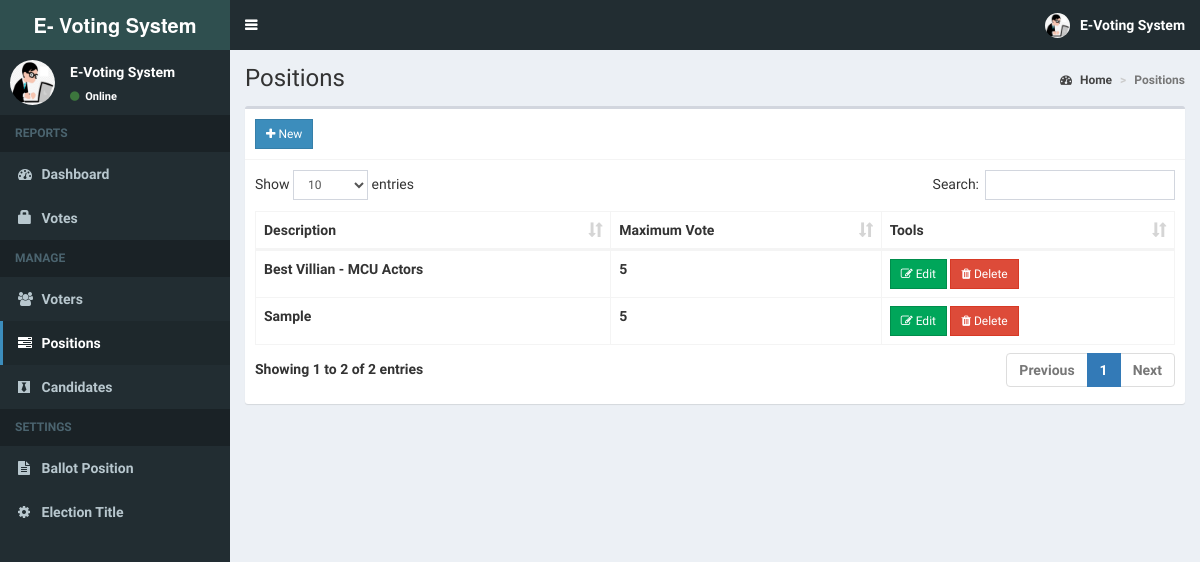
Page /admin/positions.php (signed in) on the committed database.
### tables this page shows
CREATE TABLE IF NOT EXISTS `positions` (
`id` int(11) NOT NULL,
  `description` varchar(50) NOT NULL,
  `max_vote` int(11) NOT NULL,
  `priority` int(11) NOT NULL
);

### admin/includes/session.php (called while the page is built, shortened)
<?php
	include 'includes/conn.php';
	$sql = "SELECT * FROM admin WHERE id = '".$_SESSION['admin']."'";
	$query = $conn->query($sql);
	$user = $query->fetch_assoc();
?>

### admin/positions.php (the view, shortened to what this page needs)
<?php include 'includes/session.php'; ?>
<?php include 'includes/header.php'; ?>
<body class="hold-transition skin-blue sidebar-mini">
<div class="wrapper">
  <?php include 'includes/navbar.php'; ?>
  <?php include 'includes/menubar.php'; ?>
  <div class="content-wrapper">
    <section class="content-header">
      <h1>
        Positions
      </h1>
      <ol class="breadcrumb">
        <li><a href="#"><i class="fa fa-dashboard"></i> Home</a></li>
        <li class="active">Positions</li>
      </ol>
    </section>
    <section class="content">
      <div class="row">
        <div class="col-xs-12">
          <div class="box">
            <div class="box-header with-border">
              <a href="#addnew" data-toggle="modal" class="btn btn-primary btn-sm btn-flat"><i class="fa fa-plus"></i> New</a>
            </div>
            <div class="box-body">
              <table id="example1" class="table table-bordered">
                <thead>
                  <th>Description</th>
                  <th>Maximum Vote</th>
                  <th>Tools</th>
                </thead>
                <tbody>
                  <?php
                    $sql = "SELECT * FROM positions ORDER BY priority ASC";
                    $query = $conn->query($sql);
                    while($row = $query->fetch_assoc()){
                      echo "
                        <tr>
                          <td class='hidden'></td>
                          <td>".$row['description']."</td>
                          <td>".$row['max_vote']."</td>
                          <td>
                            <button class='btn btn-success btn-sm edit btn-flat' data-id='".$row['id']."'><i class='fa fa-edit'></i> Edit</button>
                            <button class='btn btn-danger btn-sm delete btn-flat' data-id='".$row['id']."'><i class='fa fa-trash'></i> Delete</button>
                          </td>
                        </tr>
                      ";
                    }
                  ?>
                </tbody>
              </table>
            </div>
          </div>
        </div>
      </div>
    </section>
  </div>
</div>
</body>
</html>

### admin/includes/navbar.php (shortened to what this page needs)
<header class="main-header">
  <a href="home.php" class="logo">
    <span class="logo-lg"><b>E- Voting System </span>
  </a>
  <nav class="navbar navbar-static-top">
    <a href="#" class="sidebar-toggle" data-toggle="push-menu" role="button">
    </a>
    <div class="navbar-custom-menu">
      <ul class="nav navbar-nav">
        <li class="dropdown user user-menu">
          <a href="#" class="dropdown-toggle" data-toggle="dropdown">
            <img src="<?php echo (!empty($user['photo'])) ? '../images/'.$user['photo'] : '../images/profile.jpg'; ?>" class="user-image" alt="User Image">
            <span class="hidden-xs"><?php echo $user['firstname'].' '.$user['lastname']; ?></span>
          </a>
        </li>
      </ul>
    </div>
  </nav>
</header>

### admin/includes/menubar.php (shortened to what this page needs)
<aside class="main-sidebar">
  <section class="sidebar">
    <div class="user-panel">
      <div class="pull-left image">
        <img src="<?php echo (!empty($user['photo'])) ? '../images/'.$user['photo'] : '../images/profile.jpg'; ?>" class="img-circle" alt="User Image">
      </div>
      <div class="pull-left info">
        <p><?php echo $user['firstname'].' '.$user['lastname']; ?></p>
        <a><i class="fa fa-circle text-success"></i> Online</a>
      </div>
    </div>
    <ul class="sidebar-menu" data-widget="tree">
      <li class="header">REPORTS</li>
      <li class=""><a href="home.php"><i class="fa fa-dashboard"></i> <span>Dashboard</span></a></li>
      <li class=""><a href="votes.php"><span class="glyphicon glyphicon-lock"></span> <span>Votes</span></a></li>
      <li class="header">MANAGE</li>
      <li class=""><a href="voters.php"><i class="fa fa-users"></i> <span>Voters</span></a></li>
      <li class=""><a href="positions.php"><i class="fa fa-tasks"></i> <span>Positions</span></a></li>
      <li class=""><a href="candidates.php"><i class="fa fa-black-tie"></i> <span>Candidates</span></a></li>
      <li class="header">SETTINGS</li>
      <li class=""><a href="ballot.php"><i class="fa fa-file-text"></i> <span>Ballot Position</span></a></li>
      <li class=""><a href="#config" data-toggle="modal"><i class="fa fa-cog"></i> <span>Election Title</span></a></li>
    </ul>
  </section>
</aside>

### rows in the picture
positions: description "Best Villian - MCU Actors", max_vote "5"
positions: description "Sample", max_vote "5"

### other values in the picture
$user['firstname'] "E-Voting"
$user['lastname'] "System"
